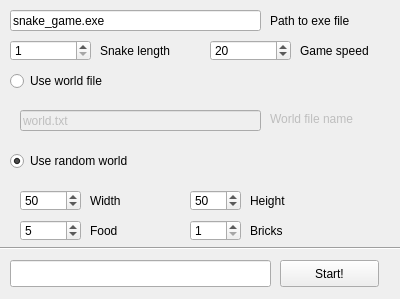
<?xml version="1.0" encoding="UTF-8"?>
<ui version="4.0">
 <class>MainWindow</class>
 <widget class="QMainWindow" name="MainWindow">
  <property name="geometry">
   <rect>
    <x>0</x>
    <y>0</y>
    <width>400</width>
    <height>299</height>
   </rect>
  </property>
  <property name="windowTitle">
   <string>snake_game settings</string>
  </property>
  <widget class="QWidget" name="centralWidget">
   <widget class="QPushButton" name="start_pushBtn">
    <property name="geometry">
     <rect>
      <x>280</x>
      <y>260</y>
      <width>99</width>
      <height>27</height>
     </rect>
    </property>
    <property name="text">
     <string>Start!</string>
    </property>
   </widget>
   <widget class="QFrame" name="randomWorld_frame">
    <property name="geometry">
     <rect>
      <x>10</x>
      <y>180</y>
      <width>381</width>
      <height>61</height>
     </rect>
    </property>
    <property name="frameShape">
     <enum>QFrame::NoFrame</enum>
    </property>
    <property name="frameShadow">
     <enum>QFrame::Plain</enum>
    </property>
    <widget class="QLabel" name="width_label">
     <property name="geometry">
      <rect>
       <x>80</x>
       <y>10</y>
       <width>51</width>
       <height>21</height>
      </rect>
     </property>
     <property name="text">
      <string>Width</string>
     </property>
    </widget>
    <widget class="QSpinBox" name="width_spinBox">
     <property name="geometry">
      <rect>
       <x>10</x>
       <y>10</y>
       <width>61</width>
       <height>21</height>
      </rect>
     </property>
     <property name="minimum">
      <number>1</number>
     </property>
     <property name="maximum">
      <number>1000</number>
     </property>
     <property name="value">
      <number>50</number>
     </property>
    </widget>
    <widget class="QSpinBox" name="height_spinBox">
     <property name="geometry">
      <rect>
       <x>180</x>
       <y>10</y>
       <width>51</width>
       <height>21</height>
      </rect>
     </property>
     <property name="maximum">
      <number>1000</number>
     </property>
     <property name="value">
      <number>50</number>
     </property>
    </widget>
    <widget class="QLabel" name="height_label">
     <property name="geometry">
      <rect>
       <x>240</x>
       <y>10</y>
       <width>51</width>
       <height>21</height>
      </rect>
     </property>
     <property name="text">
      <string>Height</string>
     </property>
    </widget>
    <widget class="QSpinBox" name="food_spinBox">
     <property name="geometry">
      <rect>
       <x>10</x>
       <y>40</y>
       <width>61</width>
       <height>21</height>
      </rect>
     </property>
     <property name="maximum">
      <number>1000</number>
     </property>
     <property name="value">
      <number>5</number>
     </property>
    </widget>
    <widget class="QLabel" name="food_label">
     <property name="geometry">
      <rect>
       <x>80</x>
       <y>40</y>
       <width>41</width>
       <height>21</height>
      </rect>
     </property>
     <property name="text">
      <string>Food</string>
     </property>
    </widget>
    <widget class="QSpinBox" name="bricks_spinBox">
     <property name="geometry">
      <rect>
       <x>180</x>
       <y>40</y>
       <width>51</width>
       <height>21</height>
      </rect>
     </property>
     <property name="minimum">
      <number>1</number>
     </property>
     <property name="maximum">
      <number>1000</number>
     </property>
    </widget>
    <widget class="QLabel" name="bricks_label">
     <property name="geometry">
      <rect>
       <x>240</x>
       <y>40</y>
       <width>41</width>
       <height>21</height>
      </rect>
     </property>
     <property name="text">
      <string>Bricks</string>
     </property>
    </widget>
   </widget>
   <widget class="QRadioButton" name="worldFile_radioBtn">
    <property name="geometry">
     <rect>
      <x>10</x>
      <y>70</y>
      <width>121</width>
      <height>22</height>
     </rect>
    </property>
    <property name="text">
     <string>Use world file</string>
    </property>
   </widget>
   <widget class="QRadioButton" name="randomWorld_radioBtn">
    <property name="geometry">
     <rect>
      <x>10</x>
      <y>150</y>
      <width>151</width>
      <height>22</height>
     </rect>
    </property>
    <property name="text">
     <string>Use random world</string>
    </property>
    <property name="checked">
     <bool>true</bool>
    </property>
    <property name="autoRepeat">
     <bool>false</bool>
    </property>
   </widget>
   <widget class="Line" name="line">
    <property name="geometry">
     <rect>
      <x>0</x>
      <y>240</y>
      <width>401</width>
      <height>16</height>
     </rect>
    </property>
    <property name="orientation">
     <enum>Qt::Horizontal</enum>
    </property>
   </widget>
   <widget class="QLineEdit" name="command_lineEd">
    <property name="geometry">
     <rect>
      <x>10</x>
      <y>260</y>
      <width>261</width>
      <height>27</height>
     </rect>
    </property>
    <property name="readOnly">
     <bool>true</bool>
    </property>
   </widget>
   <widget class="QLineEdit" name="pathToExe_lineEd">
    <property name="geometry">
     <rect>
      <x>10</x>
      <y>10</y>
      <width>251</width>
      <height>21</height>
     </rect>
    </property>
    <property name="text">
     <string>snake_game.exe</string>
    </property>
   </widget>
   <widget class="QLabel" name="pathToExe_label">
    <property name="geometry">
     <rect>
      <x>270</x>
      <y>10</y>
      <width>111</width>
      <height>21</height>
     </rect>
    </property>
    <property name="text">
     <string>Path to exe file</string>
    </property>
   </widget>
   <widget class="QSpinBox" name="snakeLength_spinBox">
    <property name="geometry">
     <rect>
      <x>10</x>
      <y>40</y>
      <width>81</width>
      <height>21</height>
     </rect>
    </property>
    <property name="minimum">
     <number>1</number>
    </property>
    <property name="maximum">
     <number>100000</number>
    </property>
    <property name="value">
     <number>1</number>
    </property>
   </widget>
   <widget class="QLabel" name="snakeLength_label">
    <property name="geometry">
     <rect>
      <x>100</x>
      <y>40</y>
      <width>91</width>
      <height>21</height>
     </rect>
    </property>
    <property name="text">
     <string>Snake length</string>
    </property>
   </widget>
   <widget class="QSpinBox" name="gameSpeed_spinBox">
    <property name="geometry">
     <rect>
      <x>210</x>
      <y>40</y>
      <width>81</width>
      <height>21</height>
     </rect>
    </property>
    <property name="minimum">
     <number>1</number>
    </property>
    <property name="maximum">
     <number>100000</number>
    </property>
    <property name="value">
     <number>20</number>
    </property>
   </widget>
   <widget class="QLabel" name="gameSpeed_label">
    <property name="geometry">
     <rect>
      <x>300</x>
      <y>40</y>
      <width>91</width>
      <height>21</height>
     </rect>
    </property>
    <property name="text">
     <string>Game speed</string>
    </property>
   </widget>
   <widget class="QFrame" name="fileWorld_frame">
    <property name="enabled">
     <bool>false</bool>
    </property>
    <property name="geometry">
     <rect>
      <x>10</x>
      <y>100</y>
      <width>381</width>
      <height>41</height>
     </rect>
    </property>
    <property name="frameShape">
     <enum>QFrame::NoFrame</enum>
    </property>
    <property name="frameShadow">
     <enum>QFrame::Plain</enum>
    </property>
    <widget class="QLabel" name="worldFilename_label">
     <property name="geometry">
      <rect>
       <x>260</x>
       <y>10</y>
       <width>111</width>
       <height>17</height>
      </rect>
     </property>
     <property name="text">
      <string>World file name</string>
     </property>
    </widget>
    <widget class="QLineEdit" name="worldFilename_lineEd">
     <property name="geometry">
      <rect>
       <x>10</x>
       <y>10</y>
       <width>241</width>
       <height>21</height>
      </rect>
     </property>
     <property name="text">
      <string>world.txt</string>
     </property>
    </widget>
   </widget>
  </widget>
 </widget>
 <layoutdefault spacing="6" margin="11"/>
 <resources/>
 <connections/>
</ui>
